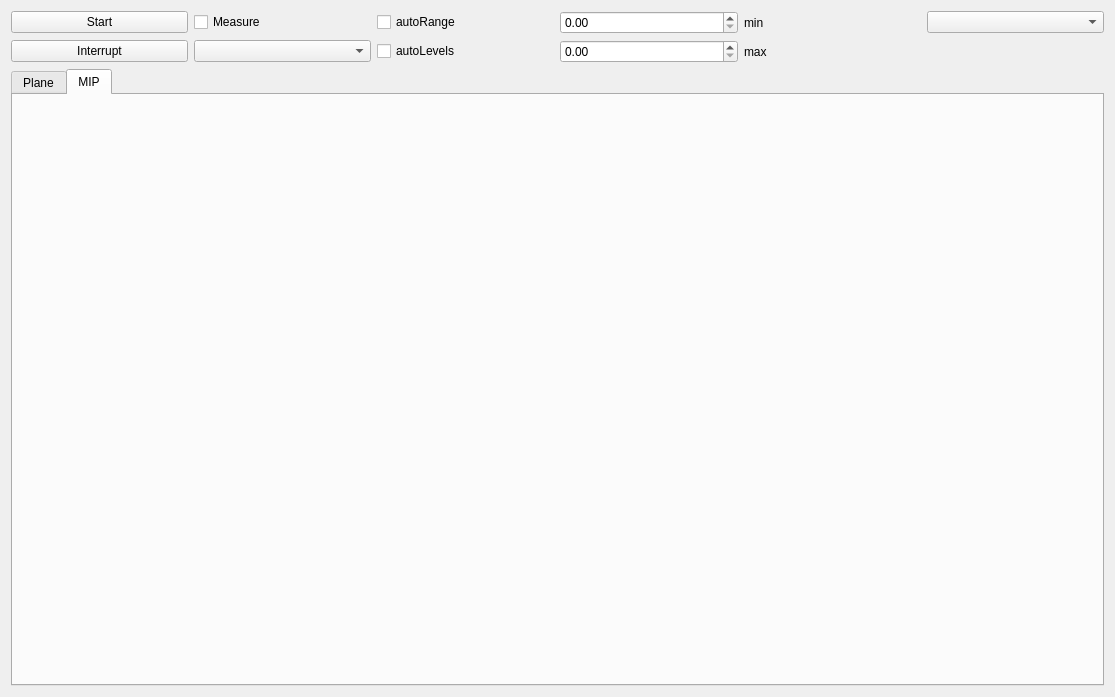
<?xml version="1.0" encoding="UTF-8"?>
<ui version="4.0">
 <class>Form</class>
 <widget class="QWidget" name="Form">
  <property name="geometry">
   <rect>
    <x>0</x>
    <y>0</y>
    <width>1115</width>
    <height>697</height>
   </rect>
  </property>
  <property name="windowTitle">
   <string>Form</string>
  </property>
  <layout class="QGridLayout" name="gridLayout_3">
   <item row="0" column="0">
    <layout class="QGridLayout" name="gridLayout">
     <item row="2" column="0">
      <widget class="QPushButton" name="interrupt_pushButton">
       <property name="text">
        <string>Interrupt</string>
       </property>
      </widget>
     </item>
     <item row="2" column="2">
      <widget class="QCheckBox" name="autoLevels_checkbox">
       <property name="text">
        <string>autoLevels</string>
       </property>
      </widget>
     </item>
     <item row="2" column="4">
      <widget class="QLabel" name="level_min_label">
       <property name="text">
        <string>max</string>
       </property>
      </widget>
     </item>
     <item row="1" column="1">
      <widget class="QCheckBox" name="save_h5_checkBox">
       <property name="text">
        <string>Measure</string>
       </property>
      </widget>
     </item>
     <item row="2" column="3">
      <widget class="QDoubleSpinBox" name="max_doubleSpinBox"/>
     </item>
     <item row="1" column="3">
      <widget class="QDoubleSpinBox" name="min_doubleSpinBox"/>
     </item>
     <item row="1" column="2">
      <widget class="QCheckBox" name="autoRange_checkbox">
       <property name="text">
        <string>autoRange</string>
       </property>
      </widget>
     </item>
     <item row="1" column="0">
      <widget class="QPushButton" name="start_pushButton">
       <property name="text">
        <string>Start</string>
       </property>
      </widget>
     </item>
     <item row="1" column="4">
      <widget class="QLabel" name="level_max_label">
       <property name="text">
        <string>min</string>
       </property>
      </widget>
     </item>
     <item row="1" column="5">
      <widget class="QComboBox" name="mip_selector"/>
     </item>
     <item row="2" column="1">
      <widget class="QComboBox" name="comboBox"/>
     </item>
    </layout>
   </item>
   <item row="1" column="0">
    <widget class="QTabWidget" name="tabWidget">
     <property name="maximumSize">
      <size>
       <width>16777215</width>
       <height>16777215</height>
      </size>
     </property>
     <property name="currentIndex">
      <number>1</number>
     </property>
     <widget class="QWidget" name="tab1">
      <attribute name="title">
       <string>Plane</string>
      </attribute>
      <layout class="QGridLayout" name="gridLayout_2">
       <item row="0" column="0">
        <layout class="QVBoxLayout" name="imageLayout"/>
       </item>
      </layout>
     </widget>
     <widget class="QWidget" name="tab2">
      <attribute name="title">
       <string>MIP</string>
      </attribute>
      <layout class="QHBoxLayout" name="horizontalLayout_2">
       <item>
        <layout class="QVBoxLayout" name="mipLayout"/>
       </item>
      </layout>
     </widget>
    </widget>
   </item>
  </layout>
 </widget>
 <resources/>
 <connections/>
</ui>
